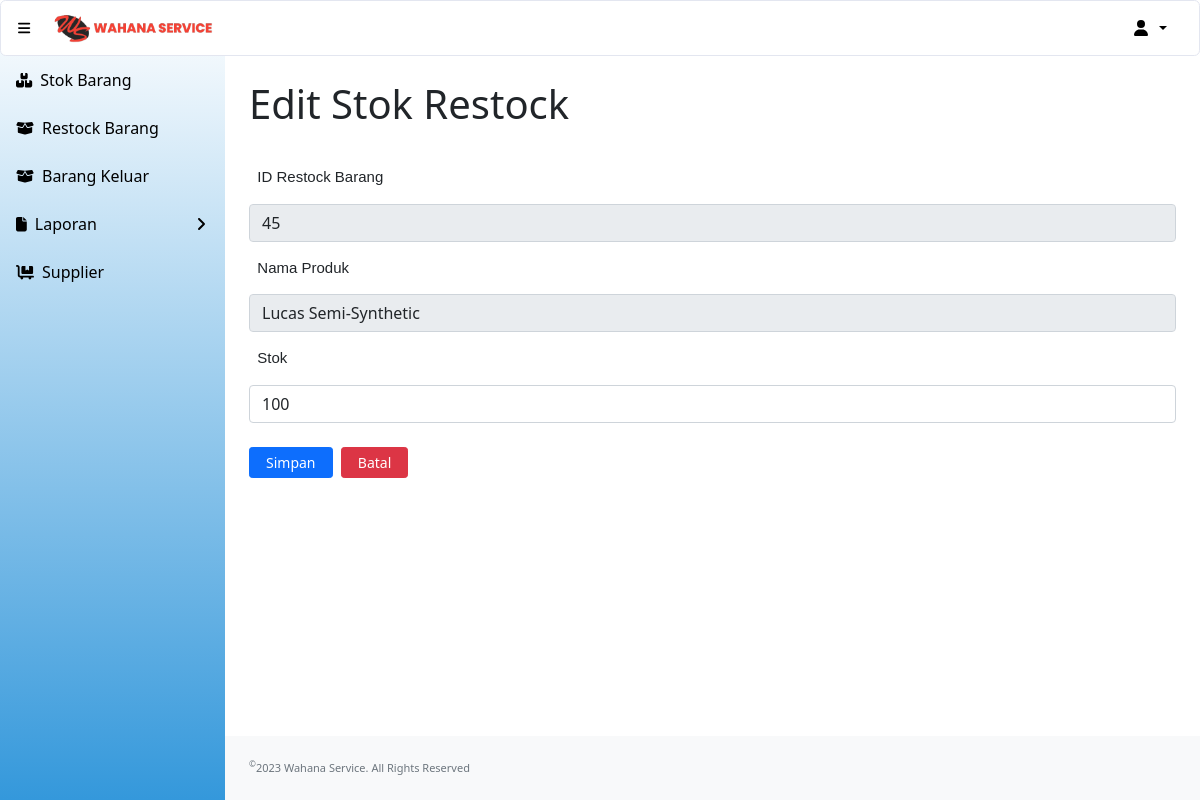
Page /update_restock_barang.php?id_masuk=45 (signed in) on the earlier database version.
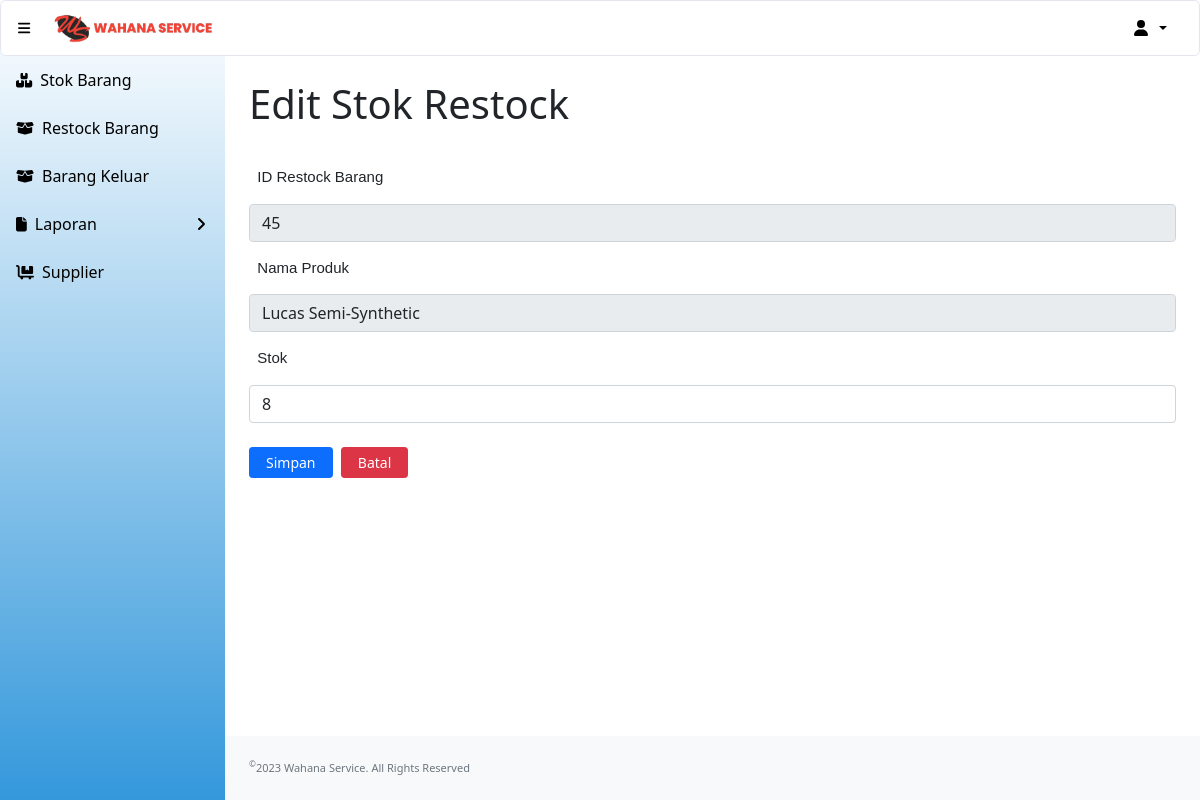
Same page on the later database version.
### tables this page shows
CREATE TABLE `barang_masuk` (
  `id_masuk` int(11) NOT NULL,
  `id_produk` varchar(10) NOT NULL,
  `id_supplier` int(11) NOT NULL,
  `tanggal` date NOT NULL DEFAULT current_timestamp(),
  `stok` int(11) NOT NULL
);

CREATE TABLE `produk` (
  `id_produk` varchar(10) NOT NULL,
  `nama_produk` varchar(100) NOT NULL,
  `jenis_barang` varchar(100) NOT NULL,
  `qty` int(10) NOT NULL,
  `harga` int(10) NOT NULL
);

### update_restock_barang.php (the view, shortened to what this page needs)
<?php
include "conn.php";
?>
<!DOCTYPE html>
<html lang="en">
    <head>
        <link href="https://cdn.jsdelivr.net/npm/simple-datatables@latest/dist/style.css" rel="stylesheet" />
        <link href="css/styles.css" rel="stylesheet" />
    </head>
    <?php
        $id_masuk=$_GET['id_masuk'];
        $sSQL=" select * from barang_masuk m, produk p where id_masuk = '$id_masuk' and m.id_produk=p.id_produk limit 1";
        $result=mysqli_query($koneksi, $sSQL);
        if (mysqli_num_rows($result) > 0)
        {
            while ($row=mysqli_fetch_assoc($result))
            {
                $nama_produk = $row['nama_produk'];
                $stok= $row['stok'];
            }
        }
    ?>
    <body class="sb-nav-fixed">
    <?php include "head.php"; ?>
        <div id="layoutSidenav">
        <?php include "menu.php"; ?>
            </div>
            <div id="layoutSidenav_content">
                <div class="container-fluid px-4">
                    <h1 class="mt-4" style="padding-bottom:15px";>Edit Stok Restock</h1>
                    <form action="submit_update_user.php" class="form" method="post">
                    <label-form for="id_masuk">&nbsp;
                        ID Restock Barang
                    </label-form>
                    <input id="id_masuk" class="form-control" type="text" name="id_masuk" value="<?php echo $id_masuk;?>" readonly/>
                    <label-form for="nama_produk">&nbsp;
                        Nama Produk
                    </label-form>
                    <input id="nama_produk" class="form-control" type="text" name="nama_produk" value="<?php echo $nama_produk;?>" readonly/>
                    <label-form for="stok">&nbsp;
                        Stok
                    </label-form>
                    <input id="stok" class="form-control" type="number" name="stok" value="<?php echo $stok;?>" required/>
                        <div class="form-group">
                            <div class="col-sm-10">
                                <input type="submit" name="simpan" value="Simpan" class="btn btn-sm btn-primary" />&nbsp;
	                            <a href="restock_barang.php" class="btn btn-sm btn-danger">Batal </a>
                            </div>
                        </div>
                    </form>
                </div>
                <footer class="py-4 bg-light mt-auto">
                    <div class="container-fluid px-4">
                        <div class="d-flex align-items-center justify-content-between small">
                            <div class="text-muted"><sup>&copy;</sup>2023 Wahana Service. All Rights Reserved</div>
                        </div>
                    </div>
                </footer>
            </div>
    </body>
</html>

Differences in the rows shown:
changed barang_masuk "Lucas Semi-Synthetic": stok "100" → "8"
